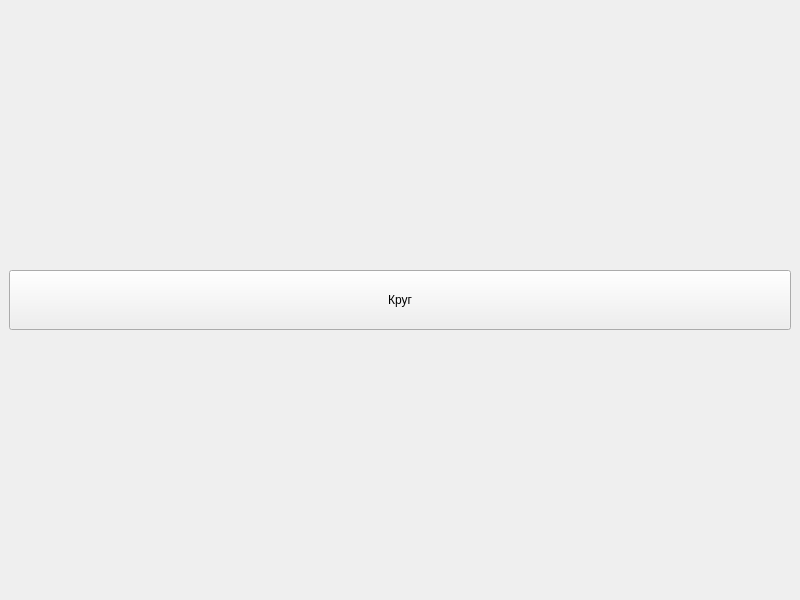
<?xml version="1.0" encoding="UTF-8"?>
<ui version="4.0">
 <class>CircleDrawer</class>
 <widget class="QMainWindow" name="CircleDrawer">
  <property name="geometry">
   <rect>
    <x>100</x>
       <y>100</y>
    <width>800</width>
    <height>600</height>
   </rect>
  </property>
  <property name="windowTitle">
   <string>Circle Drawer</string>
  </property>
  <widget class="QWidget" name="centralwidget">
   <layout class="QVBoxLayout" name="verticalLayout">
    <item>
     <spacer name="verticalSpacer">
      <property name="sizeHint">
       <size>
        <width>20</width>
        <height>40</height>
       </size>
      </property>
     </spacer>
    </item>
    <item>
     <widget class="QPushButton" name="pushButton">
      <property name="text">
       <string>Круг</string>
      </property>
      <property name="minimumSize">
       <size>
        <width>200</width>
        <height>60</height>
       </size>
      </property>
     </widget>
    </item>
    <item>
     <spacer name="verticalSpacer_2">
      <property name="sizeHint">
       <size>
        <width>20</width>
        <height>40</height>
       </size>
      </property>
     </spacer>
    </item>
   </layout>
  </widget>
 </widget>
 <resources/>
 <connections/>
</ui>
